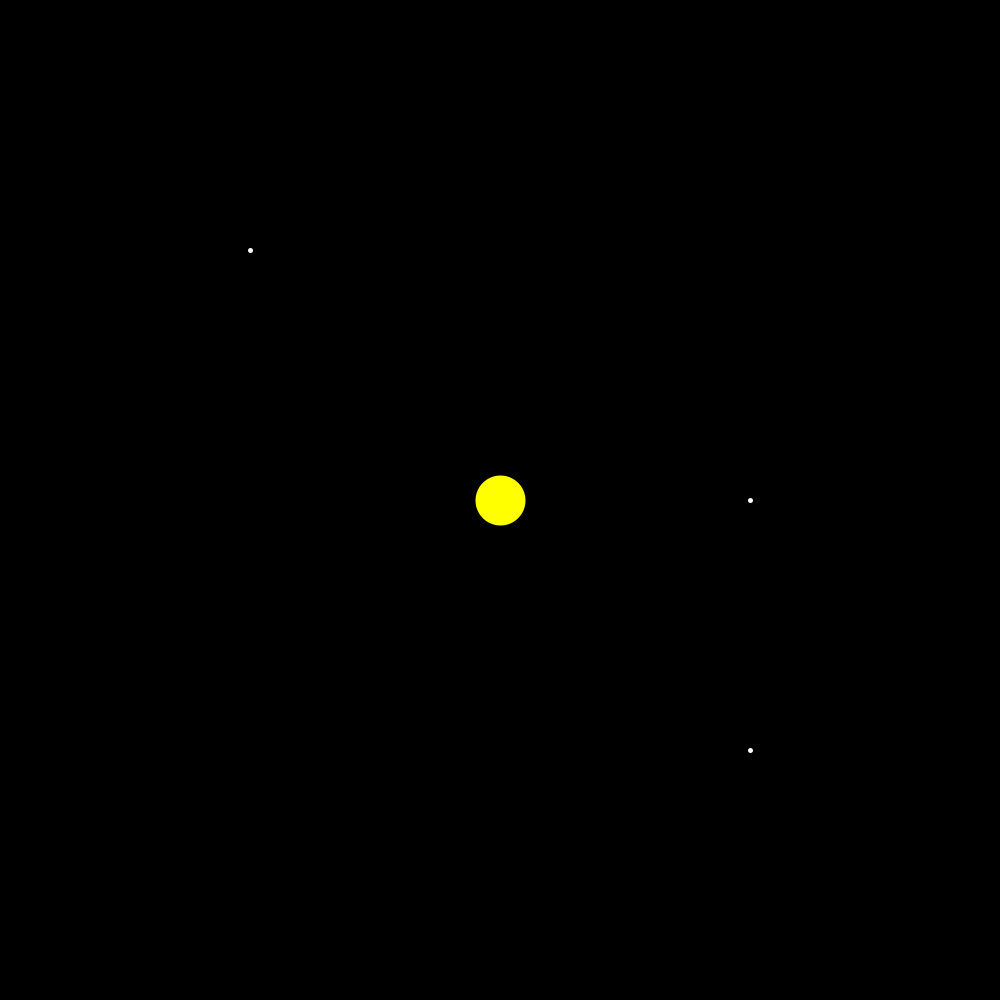
Frame 1 (no input)
Frame 60 (the mouse pressed at the canvas centre just before this capture): identical to frame 1, image omitted
Frame 120 (the mouse held since frame 60 and released just before this capture): identical to frame 1, image omitted

The Processing sketch that drew this single still picture (run headless with seeded random() and noise(); from frame 60 on, the mouse is pressed at the canvas centre):

// Processing sketch: example05_points
// ── example05_points.pde
//example_05 drawing points

void setup(){
  //set the size of the canvas
  size(1000,1000);
  //set the colorMode
  colorMode(RGB);
}

void draw(){
  //set the background color
  background(0,0,0);  
  //set the fill color
  fill(234,213,12);
  //set the stroke color
  stroke(255,255,255);
  //set the stroke weight in pixels
  strokeWeight(5);
  //draw a series of points
  //parameters are X position and Y position
  point(250,250);
  point(750,500);
  point(750,750);
  //change the stroke color
  stroke(255,255,0);
  //change the stroke weight
  strokeWeight(50);
  //draw a new point
  point(500,500);
}
